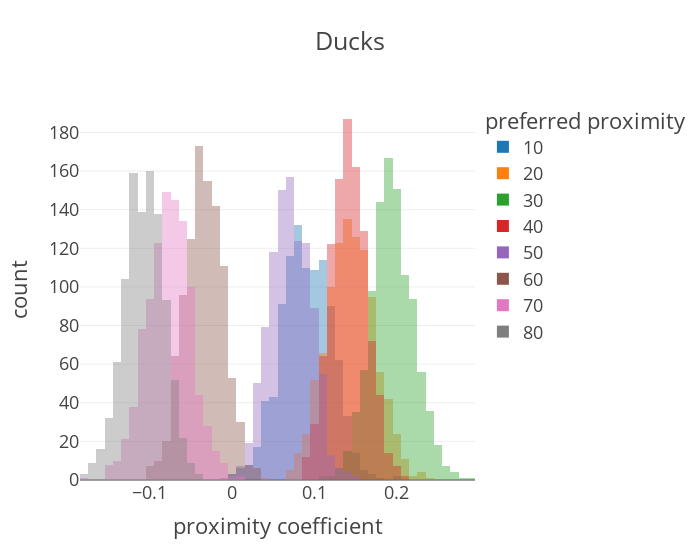

The code cell stored with this chart in its notebook:
### Code cell
duck_outcomes_path = os.path.join(
    root, "data/foraging/central_park_birds_cleaned_2022/duck_outcomes.pkl"
)

if not smoke_test:
    duck_outcomes = dill.load(open(duck_outcomes_path, "rb"))

    ducks_coefs_plot = plot_coefs(
        duck_outcomes, "Ducks", ann_start_y=350, ann_break_y=50, generate_object=True
    )

    ducks_coefs_plot.show()

    pio.write_image(
        ducks_coefs_plot,
        os.path.join(root, "docs/figures/duck_coefs_plot.png"),
        engine="kaleido",
        width=700,
        scale=5,
    )

### Figure 1 — Plotly figure (JSON) as saved in the notebook; plotly's stock layout.template omitted (floating-point values rounded to 4 significant figures; data arrays with more than 128 entries replaced by an {"elided": "..."} marker saying what was removed)
{"data": [{"alignmentgroup": "True", "bingroup": "x", "hovertemplate": "preferred proximity=10<br>proximity coefficient=%{x}<br>count=%{y}<extra></extra>", "legendgroup": "10", "marker": {"color": "#1F77B4", "opacity": 0.4, "pattern": {"shape": ""}}, "name": "10", "offsetgroup": "10", "orientation": "v", "showlegend": true, "type": "histogram", "x": {"elided": "1000 float values"}, "xaxis": "x", "yaxis": "y"}, {"alignmentgroup": "True", "bingroup": "x", "hovertemplate": "preferred proximity=20<br>proximity coefficient=%{x}<br>count=%{y}<extra></extra>", "legendgroup": "20", "marker": {"color": "#FF7F0E", "opacity": 0.4, "pattern": {"shape": ""}}, "name": "20", "offsetgroup": "20", "orientation": "v", "showlegend": true, "type": "histogram", "x": {"elided": "1000 float values"}, "xaxis": "x", "yaxis": "y"}, {"alignmentgroup": "True", "bingroup": "x", "hovertemplate": "preferred proximity=30<br>proximity coefficient=%{x}<br>count=%{y}<extra></extra>", "legendgroup": "30", "marker": {"color": "#2CA02C", "opacity": 0.4, "pattern": {"shape": ""}}, "name": "30", "offsetgroup": "30", "orientation": "v", "showlegend": true, "type": "histogram", "x": {"elided": "1000 float values"}, "xaxis": "x", "yaxis": "y"}, {"alignmentgroup": "True", "bingroup": "x", "hovertemplate": "preferred proximity=40<br>proximity coefficient=%{x}<br>count=%{y}<extra></extra>", "legendgroup": "40", "marker": {"color": "#D62728", "opacity": 0.4, "pattern": {"shape": ""}}, "name": "40", "offsetgroup": "40", "orientation": "v", "showlegend": true, "type": "histogram", "x": {"elided": "1000 float values"}, "xaxis": "x", "yaxis": "y"}, {"alignmentgroup": "True", "bingroup": "x", "hovertemplate": "preferred proximity=50<br>proximity coefficient=%{x}<br>count=%{y}<extra></extra>", "legendgroup": "50", "marker": {"color": "#9467BD", "opacity": 0.4, "pattern": {"shape": ""}}, "name": "50", "offsetgroup": "50", "orientation": "v", "showlegend": true, "type": "histogram", "x": {"elided": "1000 float values"}, "xaxis": "x", "yaxis": "y"}, {"alignmentgroup": "True", "bingroup": "x", "hovertemplate": "preferred proximity=60<br>proximity coefficient=%{x}<br>count=%{y}<extra></extra>", "legendgroup": "60", "marker": {"color": "#8C564B", "opacity": 0.4, "pattern": {"shape": ""}}, "name": "60", "offsetgroup": "60", "orientation": "v", "showlegend": true, "type": "histogram", "x": {"elided": "1000 float values"}, "xaxis": "x", "yaxis": "y"}, {"alignmentgroup": "True", "bingroup": "x", "hovertemplate": "preferred proximity=70<br>proximity coefficient=%{x}<br>count=%{y}<extra></extra>", "legendgroup": "70", "marker": {"color": "#E377C2", "opacity": 0.4, "pattern": {"shape": ""}}, "name": "70", "offsetgroup": "70", "orientation": "v", "showlegend": true, "type": "histogram", "x": {"elided": "1000 float values"}, "xaxis": "x", "yaxis": "y"}, {"alignmentgroup": "True", "bingroup": "x", "hovertemplate": "preferred proximity=80<br>proximity coefficient=%{x}<br>count=%{y}<extra></extra>", "legendgroup": "80", "marker": {"color": "#7F7F7F", "opacity": 0.4, "pattern": {"shape": ""}}, "name": "80", "offsetgroup": "80", "orientation": "v", "showlegend": true, "type": "histogram", "x": {"elided": "1000 float values"}, "xaxis": "x", "yaxis": "y"}], "layout": {"barmode": "overlay", "legend": {"title": {"text": "preferred proximity"}, "tracegroupgap": 0}, "title": {"text": "Ducks"}, "width": 700, "xaxis": {"anchor": "y", "domain": [0, 1], "title": {"text": "proximity coefficient"}}, "yaxis": {"anchor": "x", "domain": [0, 1], "title": {"text": "count"}}}}
